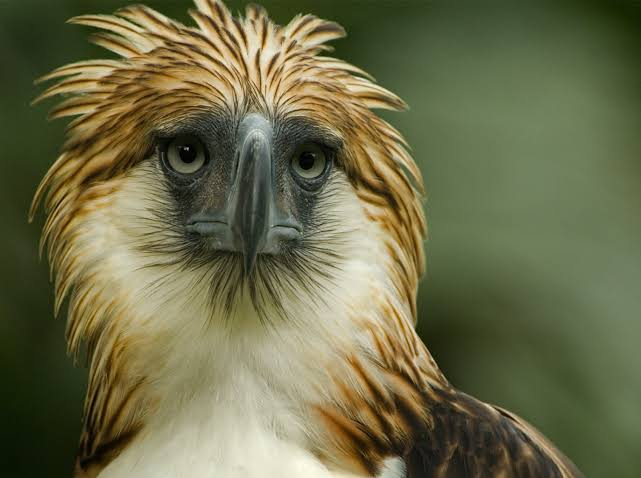
#> input picture pheagle.jpg, 641 x 478 px
$ python gvcActivity.py
#> lines starting #> are read from the running program, lines starting #| are printed output that depends on the picture; after the words box and inside, x2 and y2 are one past the last pixel; in counts of white or black regions, pixels touching at a corner belong together
import cv2
import numpy as np

#activity 1

def getPixelValue(x, y, image):
    #getting the pixel value using the [x, y ] method, ang pixel nga gekuha nako ani kay coordinate x og y na value
    pixelVal = image[x,y]

    return pixelVal


eagleFile = "pheagle.jpg"

#reading the eagle image
#firstFlag
img1 = cv2.imread(eagleFile, cv2.IMREAD_COLOR)
#> img1 is the input picture: shape (478, 641, 3); mean B, G, R 73.3, 107.8, 108.2
#2nd flag
img2 = cv2.imread(eagleFile, cv2.IMREAD_GRAYSCALE)
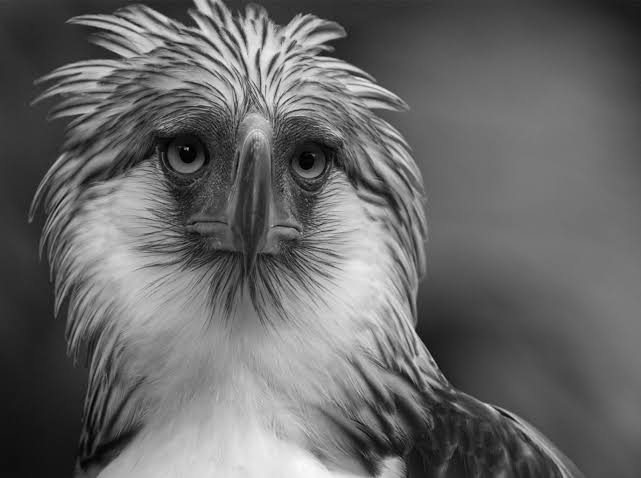
#> img2: shape (478, 641); min 0, max 250, mean 104
print("shape of the image load ", img1.shape)
#| shape of the image load  (478, 641, 3)
#thirdFlag
img3 = cv2.imread(eagleFile, cv2.IMREAD_UNCHANGED)
#converting image to black and white by thresholding the img2 which is already in grayscaled
ret, blackWhiteImg = cv2.threshold(img2, 127, 255, cv2.THRESH_BINARY)
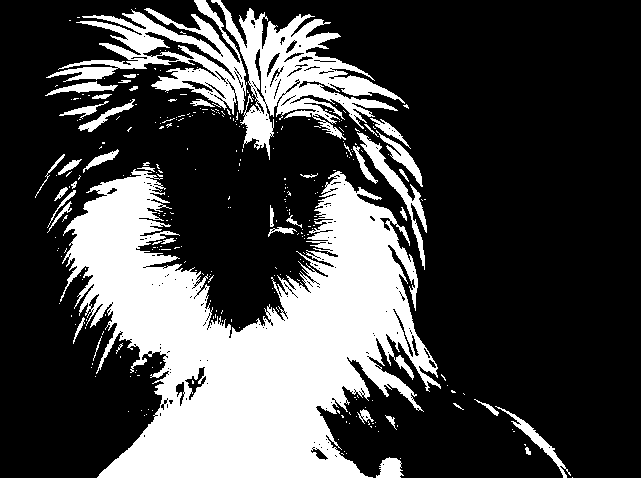
#> blackWhiteImg: shape (478, 641); 27.9% white; 300 white regions (259 under 20 px), largest, box (x1, y1, x2, y2) and area: (60, 169, 441, 478) 61510, (211, 0, 405, 160) 9628, (46, 0, 247, 115) 7202

#getting the pixel value using the [x, y ] method, ang pixel nga gekuha nako ani kay ang top left corner nga pinakauna
pixelVal = img1[0,0]
#> pixelVal = [43, 72, 57]


while True:

    print("MENU: Select flag to display image:")
    print("input [1] for Colored Image flag")
    print("input [2] for Grayscale Image flag")
    print("input [3] for Unchange Image flag")
    print("input [4] for Black and White Image")
    print("input [5] to get BGR values of a pixel")

    print("input [0] to Exit")

    selected = input("Input Here: ")
#> the answer given: 1
#> the answer given: 1
#> the answer given: 1
#> the answer given: 1
#> the answer given: 1
#> the answer given: 1
#> (the run stopped early here; a loop or call above may not have finished)

$ run again, with peacock.jpg copied over pheagle.jpg
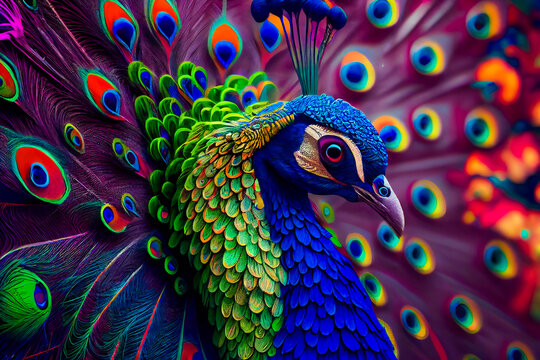
#> input picture peacock.jpg, 540 x 360 px
#> img1 is the input picture: shape (360, 540, 3); mean B, G, R 71.7, 49, 65
#> `img2 = cv2.imread(eagleFile, cv2.IMREAD_GRAYSCALE)`:
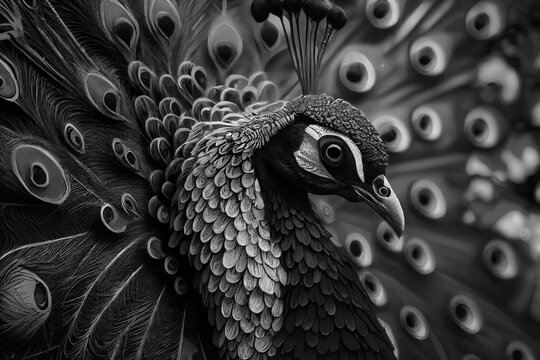
#> img2: shape (360, 540); min 0, max 255, mean 56
#| shape of the image load  (360, 540, 3)
#> `ret, blackWhiteImg = cv2.threshold(img2, 127, 255, cv2.THRESH_BINARY)`:
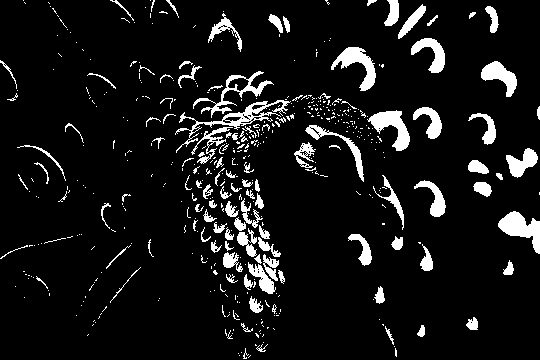
#> blackWhiteImg: shape (360, 540); 8.7% white; 486 white regions (373 under 20 px), largest, box (x1, y1, x2, y2) and area: (175, 100, 291, 153) 899, (498, 211, 540, 254) 860, (367, 110, 410, 151) 783
#> pixelVal = [142, 0, 161]

$ run again, with lionAbstract.webp saved as pheagle.jpg
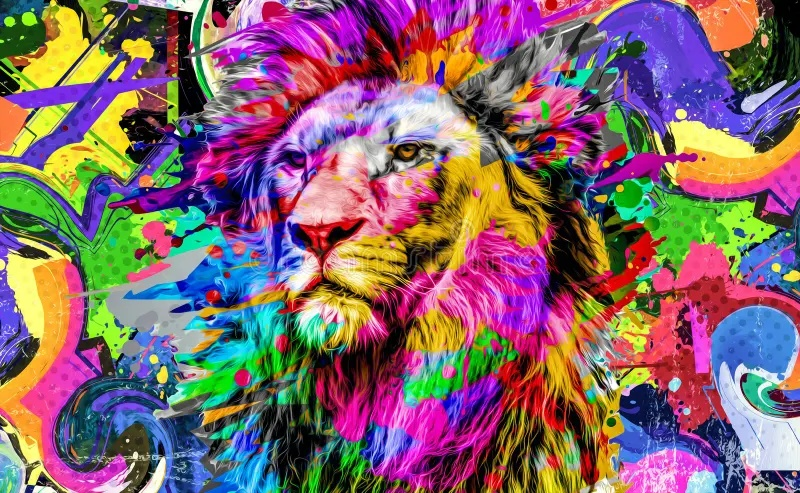
#> input picture lionAbstract.webp, 800 x 493 px
#> img1 is the input picture: shape (493, 800, 3); mean B, G, R 108.3, 101.4, 132.8
#> `img2 = cv2.imread(eagleFile, cv2.IMREAD_GRAYSCALE)`:
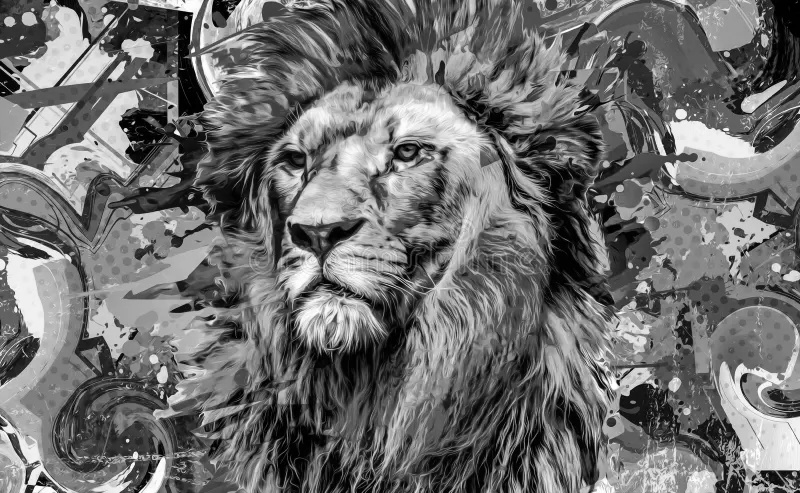
#> img2: shape (493, 800); min 0, max 255, mean 111.5
#| shape of the image load  (493, 800, 3)
#> `ret, blackWhiteImg = cv2.threshold(img2, 127, 255, cv2.THRESH_BINARY)`:
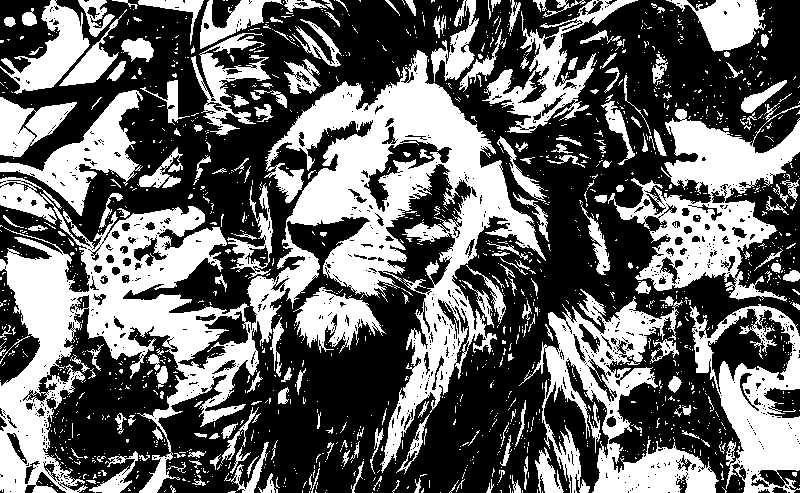
#> blackWhiteImg: shape (493, 800); 40.4% white; 1558 white regions (1341 under 20 px), largest, box (x1, y1, x2, y2) and area: (0, 50, 546, 493) 66854, (608, 103, 800, 302) 14243, (519, 289, 719, 493) 12951
#> pixelVal = [42, 32, 2]
